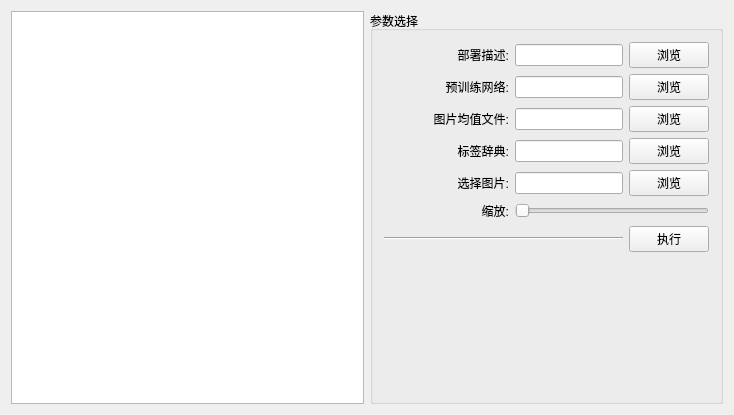
<?xml version="1.0" encoding="UTF-8"?>
<ui version="4.0">
 <class>Classification</class>
 <widget class="QWidget" name="Classification">
  <property name="geometry">
   <rect>
    <x>0</x>
    <y>0</y>
    <width>734</width>
    <height>415</height>
   </rect>
  </property>
  <property name="windowTitle">
   <string>分类测试</string>
  </property>
  <layout class="QGridLayout" name="gridLayout">
   <item row="0" column="0" rowspan="2" colspan="2">
    <widget class="QGraphicsView" name="graphicsView"/>
   </item>
   <item row="0" column="3" rowspan="2" colspan="2">
    <widget class="QGroupBox" name="groupBox">
     <property name="title">
      <string>参数选择</string>
     </property>
     <layout class="QGridLayout" name="gridLayout_2">
      <item row="14" column="3">
       <widget class="QLabel" name="label_8">
        <property name="text">
         <string/>
        </property>
        <property name="pixmap">
         <pixmap resource="fusionstudio.qrc">:/FusionStudio/Resources/Dropbox_FUSION_128px_1060231_easyicon.net.ico</pixmap>
        </property>
       </widget>
      </item>
      <item row="13" column="2">
       <spacer name="verticalSpacer_2">
        <property name="orientation">
         <enum>Qt::Vertical</enum>
        </property>
        <property name="sizeHint" stdset="0">
         <size>
          <width>20</width>
          <height>40</height>
         </size>
        </property>
       </spacer>
      </item>
      <item row="13" column="3">
       <spacer name="verticalSpacer_3">
        <property name="orientation">
         <enum>Qt::Vertical</enum>
        </property>
        <property name="sizeHint" stdset="0">
         <size>
          <width>20</width>
          <height>40</height>
         </size>
        </property>
       </spacer>
      </item>
      <item row="0" column="2" colspan="2">
       <widget class="QLineEdit" name="lineEdit_deploy"/>
      </item>
      <item row="2" column="4">
       <widget class="QPushButton" name="pushButton_Browser2">
        <property name="text">
         <string>浏览</string>
        </property>
       </widget>
      </item>
      <item row="3" column="4">
       <widget class="QPushButton" name="pushButton_Browser3">
        <property name="text">
         <string>浏览</string>
        </property>
       </widget>
      </item>
      <item row="5" column="4">
       <widget class="QPushButton" name="pushButton_Browser4">
        <property name="text">
         <string>浏览</string>
        </property>
       </widget>
      </item>
      <item row="6" column="4">
       <widget class="QPushButton" name="pushButton_Browser5">
        <property name="text">
         <string>浏览</string>
        </property>
       </widget>
      </item>
      <item row="2" column="2" colspan="2">
       <widget class="QLineEdit" name="lineEdit_caffemodel"/>
      </item>
      <item row="3" column="2" colspan="2">
       <widget class="QLineEdit" name="lineEdit_binaryproto"/>
      </item>
      <item row="5" column="2" colspan="2">
       <widget class="QLineEdit" name="lineEdit_labels"/>
      </item>
      <item row="6" column="2" colspan="2">
       <widget class="QLineEdit" name="lineEdit_img"/>
      </item>
      <item row="9" column="2" colspan="3">
       <widget class="QSlider" name="horizontalSlider">
        <property name="orientation">
         <enum>Qt::Horizontal</enum>
        </property>
       </widget>
      </item>
      <item row="12" column="4">
       <widget class="QPushButton" name="pushButton_DoClassification">
        <property name="text">
         <string>执行</string>
        </property>
       </widget>
      </item>
      <item row="0" column="1">
       <widget class="QLabel" name="label">
        <property name="text">
         <string>部署描述:</string>
        </property>
        <property name="alignment">
         <set>Qt::AlignRight|Qt::AlignTrailing|Qt::AlignVCenter</set>
        </property>
       </widget>
      </item>
      <item row="2" column="1">
       <widget class="QLabel" name="label_2">
        <property name="text">
         <string>预训练网络:</string>
        </property>
        <property name="alignment">
         <set>Qt::AlignRight|Qt::AlignTrailing|Qt::AlignVCenter</set>
        </property>
       </widget>
      </item>
      <item row="3" column="1">
       <widget class="QLabel" name="label_3">
        <property name="text">
         <string>图片均值文件:</string>
        </property>
        <property name="alignment">
         <set>Qt::AlignRight|Qt::AlignTrailing|Qt::AlignVCenter</set>
        </property>
       </widget>
      </item>
      <item row="5" column="1">
       <widget class="QLabel" name="label_4">
        <property name="text">
         <string>标签辞典:</string>
        </property>
        <property name="alignment">
         <set>Qt::AlignRight|Qt::AlignTrailing|Qt::AlignVCenter</set>
        </property>
       </widget>
      </item>
      <item row="6" column="1">
       <widget class="QLabel" name="label_5">
        <property name="text">
         <string>选择图片:</string>
        </property>
        <property name="alignment">
         <set>Qt::AlignRight|Qt::AlignTrailing|Qt::AlignVCenter</set>
        </property>
       </widget>
      </item>
      <item row="9" column="1">
       <widget class="QLabel" name="label_7">
        <property name="text">
         <string>缩放:</string>
        </property>
        <property name="alignment">
         <set>Qt::AlignRight|Qt::AlignTrailing|Qt::AlignVCenter</set>
        </property>
       </widget>
      </item>
      <item row="0" column="4">
       <widget class="QPushButton" name="pushButton_Browser1">
        <property name="text">
         <string>浏览</string>
        </property>
       </widget>
      </item>
      <item row="12" column="0" colspan="4">
       <widget class="Line" name="line">
        <property name="orientation">
         <enum>Qt::Horizontal</enum>
        </property>
       </widget>
      </item>
     </layout>
    </widget>
   </item>
  </layout>
 </widget>
 <layoutdefault spacing="6" margin="11"/>
 <resources>
  <include location="fusionstudio.qrc"/>
  <include location="C:/Users/jiafe/.designer/backup/fusionstudio.qrc"/>
 </resources>
 <connections>
  <connection>
   <sender>pushButton_Browser1</sender>
   <signal>clicked()</signal>
   <receiver>Classification</receiver>
   <slot>Browser1()</slot>
   <hints>
    <hint type="sourcelabel">
     <x>688</x>
     <y>42</y>
    </hint>
    <hint type="destinationlabel">
     <x>730</x>
     <y>33</y>
    </hint>
   </hints>
  </connection>
  <connection>
   <sender>pushButton_Browser2</sender>
   <signal>clicked()</signal>
   <receiver>Classification</receiver>
   <slot>Browser2()</slot>
   <hints>
    <hint type="sourcelabel">
     <x>694</x>
     <y>68</y>
    </hint>
    <hint type="destinationlabel">
     <x>729</x>
     <y>77</y>
    </hint>
   </hints>
  </connection>
  <connection>
   <sender>pushButton_Browser3</sender>
   <signal>clicked()</signal>
   <receiver>Classification</receiver>
   <slot>Browser3()</slot>
   <hints>
    <hint type="sourcelabel">
     <x>699</x>
     <y>103</y>
    </hint>
    <hint type="destinationlabel">
     <x>729</x>
     <y>116</y>
    </hint>
   </hints>
  </connection>
  <connection>
   <sender>pushButton_Browser4</sender>
   <signal>clicked()</signal>
   <receiver>Classification</receiver>
   <slot>Browser4()</slot>
   <hints>
    <hint type="sourcelabel">
     <x>693</x>
     <y>121</y>
    </hint>
    <hint type="destinationlabel">
     <x>729</x>
     <y>157</y>
    </hint>
   </hints>
  </connection>
  <connection>
   <sender>pushButton_Browser5</sender>
   <signal>clicked()</signal>
   <receiver>Classification</receiver>
   <slot>Browser5()</slot>
   <hints>
    <hint type="sourcelabel">
     <x>679</x>
     <y>159</y>
    </hint>
    <hint type="destinationlabel">
     <x>729</x>
     <y>195</y>
    </hint>
   </hints>
  </connection>
  <connection>
   <sender>pushButton_DoClassification</sender>
   <signal>clicked()</signal>
   <receiver>Classification</receiver>
   <slot>DoClassification()</slot>
   <hints>
    <hint type="sourcelabel">
     <x>690</x>
     <y>215</y>
    </hint>
    <hint type="destinationlabel">
     <x>729</x>
     <y>247</y>
    </hint>
   </hints>
  </connection>
  <connection>
   <sender>horizontalSlider</sender>
   <signal>valueChanged(int)</signal>
   <receiver>Classification</receiver>
   <slot>ZoomImage()</slot>
   <hints>
    <hint type="sourcelabel">
     <x>601</x>
     <y>191</y>
    </hint>
    <hint type="destinationlabel">
     <x>728</x>
     <y>295</y>
    </hint>
   </hints>
  </connection>
 </connections>
 <slots>
  <slot>Browser1()</slot>
  <slot>Browser2()</slot>
  <slot>Browser3()</slot>
  <slot>Browser4()</slot>
  <slot>Browser5()</slot>
  <slot>DoClassification()</slot>
  <slot>ZoomImage()</slot>
 </slots>
</ui>
